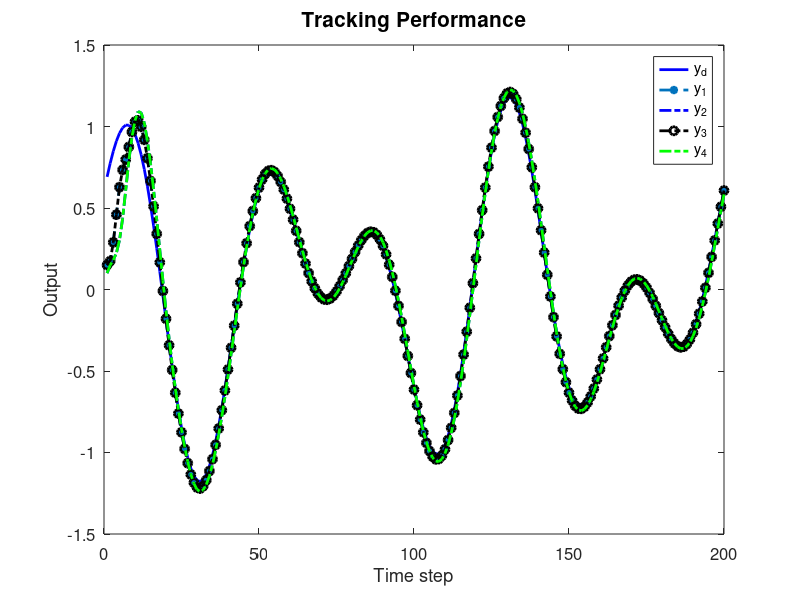
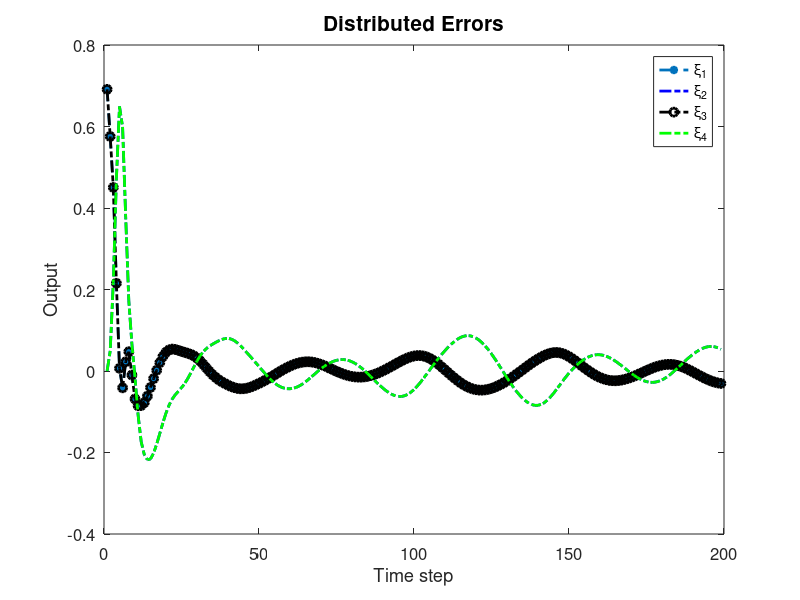

Here is the MATLAB script that generated these plots, in order:
clc; clear;

% Parameters
rho =8;            % Increase gain for better control response
eta = 1;          % Increase to make the adaptive update faster
lamda = 350;         % Model-free parameter
mu = 0.005;           % Adaptive parameter
epsilon = 1e-5;      % Small threshold for stability
alpha = 50;           % Smoothing factor for error dynamics
T = 0.1;             % Sampling time
gamma1 = 0.45;        % Adjust control gains for faster tracking
gamma2 = 0.15;        % Adjust control gains
gamma3 = 0.45;        % Adjust control gains
gamma4 = 0.15;        % Adjust control gains
beta = 10;        % Sliding mode coefficient
sigma = 95;         % Sliding mode parameter
tau = 1e-5;       % Small damping term

rT = 1024;           % Sample rate
L = 200;             % Time steps
m = 200;             % Data size
n = 600;             % Data size

% Initialization
phi1 = zeros(m+1,1); 
phi2 = zeros(m+1,1); 
phi3 = zeros(m+1,1); 
phi4 = zeros(m+1,1);
mfa1 = zeros(m+1,1); 
mfa2 = zeros(m+1,1); 
mfa3 = zeros(m+1,1); 
mfa4 = zeros(m+1,1);
sm1 = zeros(m,1);  
sm2 = zeros(m,1);  
sm3 = zeros(m,1);  
sm4 = zeros(m,1);
y1 = zeros(m+1,1); 
y2 = zeros(m+1,1); 
y3 = zeros(m+1,1); 
y4 = zeros(m+1,1);
u1 = zeros(m,1);   
u2 = zeros(m,1);   
u3 = zeros(m,1);   
u4 = zeros(m,1);
xi1 = zeros(m,1);  
xi2 = zeros(m,1);  
xi3 = zeros(m,1);  
xi4 = zeros(m,1);
s1 = zeros(m,1);   
s2 = zeros(m,1);   
s3 = zeros(m,1);   
s4 = zeros(m,1);
yd = zeros(m+1,1);

% Desired signal (Reference trajectory)
for k = 1:1:m+1
    yd(k) = 0.6 * sin(0.05 * pi * k) + 0.6 * cos(0.03 * pi * k);

end

for k = 1:m
    % Adaptive Gain update
    if k == 1
        phi1(k) = 1.0; 
        phi2(k) = 1.0; 
        phi3(k) = 1.0; 
        phi4(k) = 1.0;
    elseif k == 2
        phi1(k) = phi1(k-1) + (eta * u1(k-1) / (mu + u1(k-1)^2)) * (y1(k) - phi1(k-1)*u1(k-1));
        phi2(k) = phi2(k-1) + (eta * u2(k-1) / (mu + u2(k-1)^2)) * (y2(k) - phi2(k-1)*u2(k-1));
        phi3(k) = phi3(k-1) + (eta * u3(k-1) / (mu + u3(k-1)^2)) * (y3(k) - phi3(k-1)*u3(k-1));
        phi4(k) = phi4(k-1) + (eta * u4(k-1) / (mu + u4(k-1)^2)) * (y4(k) - phi4(k-1)*u4(k-1));
    else
        phi1(k) = phi1(k-1) + (eta * (u1(k-1) - u1(k-2)) / (mu + (u1(k-1) - u1(k-2))^2)) * (y1(k) - y1(k-1) - phi1(k-1) * (u1(k-1) - u1(k-2)));
        phi2(k) = phi2(k-1) + (eta * (u2(k-1) - u2(k-2)) / (mu + (u2(k-1) - u2(k-2))^2)) * (y2(k) - y2(k-1) - phi2(k-1) * (u2(k-1) - u2(k-2)));
        phi3(k) = phi3(k-1) + (eta * (u3(k-1) - u3(k-2)) / (mu + (u3(k-1) - u3(k-2))^2)) * (y3(k) - y3(k-1) - phi3(k-1) * (u3(k-1) - u3(k-2)));
        phi4(k) = phi4(k-1) + (eta * (u4(k-1) - u4(k-2)) / (mu + (u4(k-1) - u4(k-2))^2)) * (y4(k) - y4(k-1) - phi4(k-1) * (u4(k-1) - u4(k-2)));
    end

    % Stability protection
    if k > 2 && (abs(phi1(k)) <= epsilon || abs(u1(k - 1) - u1(k - 2)) <= epsilon || sign(phi1(k)) ~= sign(phi1(1)))
        phi1(k) = phi1(1);
    end
    
    if k > 2 && (abs(phi2(k)) <= epsilon || abs(u2(k - 1) - u2(k - 2)) <= epsilon || sign(phi2(k)) ~= sign(phi2(1)))
        phi2(k) = phi2(1);
    end
    
    if k > 2 && (abs(phi3(k)) <= epsilon || abs(u3(k - 1) - u3(k - 2)) <= epsilon || sign(phi3(k)) ~= sign(phi3(1)))
        phi3(k) = phi3(1);
    end
    
    if k > 2 && (abs(phi4(k)) <= epsilon || abs(u4(k - 1) - u4(k - 2)) <= epsilon || sign(phi4(k)) ~= sign(phi4(1)))
        phi4(k) = phi4(1);
    end
    

    % Error dynamics
    xi1(k) = yd(k) - 2*y1(k) + y4(k);
    xi2(k) = y1(k) - 2*y2(k) + y3(k);
    xi3(k) = y2(k) + yd(k) - 2*y3(k);
    xi4(k) = y1(k) + y3(k) - 2*y4(k);

    
    % Fix: Handle k=1 case for sliding surfaces
    if k == 1
        s1(k) = 0;
        s2(k) = 0;
        s3(k) = 0;
        s4(k) = 0;
    else
        s1(k) = alpha * xi1(k) - xi1(k-1);
        s2(k) = alpha * xi2(k) - xi2(k-1);
        s3(k) = alpha * xi3(k) - xi3(k-1);
        s4(k) = alpha * xi4(k) - xi4(k-1);
    end
    

    % MFAC updates
    if k == 1
        mfa1(k) = 0;
        mfa2(k) = 0;
        mfa3(k) = 0;
        mfa4(k) = 0;
    else
        mfa1(k) = mfa1(k-1) + (rho * phi1(k)) / (lamda + abs(phi1(k)^2)) * xi1(k);
        mfa2(k) = mfa2(k-1) + (rho * phi2(k)) / (lamda + abs(phi2(k)^2)) * xi2(k);
        mfa3(k) = mfa3(k-1) + (rho * phi3(k)) / (lamda + abs(phi3(k)^2)) * xi3(k);
        mfa4(k) = mfa4(k-1) + (rho * phi4(k)) / (lamda + abs(phi4(k)^2)) * xi4(k);
    end

    % SMC updates
    if k == 1 
        sm1(k) = 0;
        sm2(k) = 0;
        sm3(k) = 0;
        sm4(k) = 0;
    else
        sm1(k) = sm1(k-1) + (beta * phi1(k)) / (sigma + (phi1(k))^2) * ...
            ( (xi1(k) + (y4(k) - y4(k-1)) + (yd(k+1) - yd(k))) / (1 + 1) ...
            - (xi1(k)) / (alpha * (2)) + tau * sign(s1(k)) );

        sm2(k) = sm2(k-1) + (beta * phi2(k)) / (sigma + (phi2(k))^2) * ...
            ( (xi2(k) + (y1(k) - y1(k-1)) + (y3(k) - y3(k-1))) / (1 + 1) ...
            - (xi2(k)) / (alpha * 2) + tau * sign(s2(k)) );

        sm3(k) = sm3(k-1) + (beta * phi3(k)) / (sigma + (phi3(k))^2) * ...
            ( (xi3(k) + (y2(k) - y2(k-1)) + (yd(k+1) - yd(k))) / (1 + 1) ...
            - (xi3(k)) / (alpha * (2)) + tau * sign(s3(k)) );

        sm4(k) = sm4(k-1) + (beta * phi4(k)) / (sigma + (phi4(k))^2) * ...
            ( (xi4(k) + (y1(k) - y1(k-1)) + (y3(k) - y3(k-1))) / (1 + 1) ...
            - (xi4(k)) / (alpha * (2)) + tau * sign(s4(k)) );
    end

    % Control signal
    if k == 1
        u1(k) = 0;
        u2(k) = 0;
        u3(k) = 0;
        u4(k) = 0;
    else
        u1(k) = mfa1(k) + gamma1 * sm1(k);
        u2(k) = mfa2(k) + gamma2 * sm2(k);
        u3(k) = mfa3(k) + gamma3 * sm3(k);
        u4(k) = mfa4(k) + gamma4 * sm4(k);
    end
    if k == 1%0
        y1(k)=0.15;
        y2(k)=0.1;
        y3(k)=0.15;
        y4(k)=0.1;

    end


    

    % Plant model update with nonlinear term and feedforward
    a = 0.5;
    b1 = 1.2 * n / (rT * 0.2);
    b2 = 1.1 * n / (rT * 0.2);
    nonlinearity1 = 0.02; % Coefficient for cubic nonlinearity
    nonlinearity2 = 0.01; % Coefficient for cubic nonlinearity
    nonlinearity3 = 0.02; % Coefficient for cubic nonlinearity
    nonlinearity4 = 0.01; % Coefficient for cubic nonlinearity
    ff_gain = 0.1; % Feedforward gain
    
  

    % Add cubic nonlinearity and feedforward term
    y1(k+1) = a * y1(k) + b1 * u1(k)- nonlinearity1 * y1(k)^2 + ff_gain ;
    y2(k+1) = a * y2(k) + b2 * u2(k) - nonlinearity2 * y2(k)^2+ ff_gain ;
    y3(k+1) = a * y3(k) + b1 * u3(k)- nonlinearity3 * y3(k)^2+ ff_gain;
    y4(k+1) = a * y4(k) + b2 * u4(k)- nonlinearity4 * y4(k)^2 + ff_gain ;

end

% Plotting
figure;
plot(yd(1:end-1), '-b', 'DisplayName', 'y_d', 'LineWidth', 2); hold on;
plot(y1(1:end-1), '--*', 'DisplayName', 'y_1', 'LineWidth', 2);
plot(y2(1:end-1), '-.b', 'DisplayName', 'y_2', 'LineWidth', 2);
plot(y3(1:end-1), '-.ok', 'DisplayName', 'y_3', 'LineWidth', 2);
plot(y4(1:end-1), '-.g', 'DisplayName', 'y_4', 'LineWidth', 2);
xlabel('Time step', 'FontSize', 14);
ylabel('Output', 'FontSize', 14);
legend('FontSize', 14);
xlim([0 L]);
grid off;
set(gca, 'FontSize', 12);
title('Tracking Performance', 'FontSize', 15, 'FontWeight', 'bold');

figure
plot(xi1(1:end-1), '--*', 'DisplayName', '\xi_1', 'LineWidth', 2);hold on;
plot(xi2(1:end-1), '-.b', 'DisplayName', '\xi_2', 'LineWidth', 2);
plot(xi3(1:end-1), '-.ok', 'DisplayName', '\xi_3', 'LineWidth', 2);
plot(xi4(1:end-1), '-.g', 'DisplayName', '\xi_4', 'LineWidth', 2);
xlabel('Time step', 'FontSize', 14);
ylabel('Output', 'FontSize', 14);
legend('FontSize', 14);
xlim([0 L]);
grid off;
set(gca, 'FontSize', 12);
title('Distributed Errors', 'FontSize', 15, 'FontWeight', 'bold');
